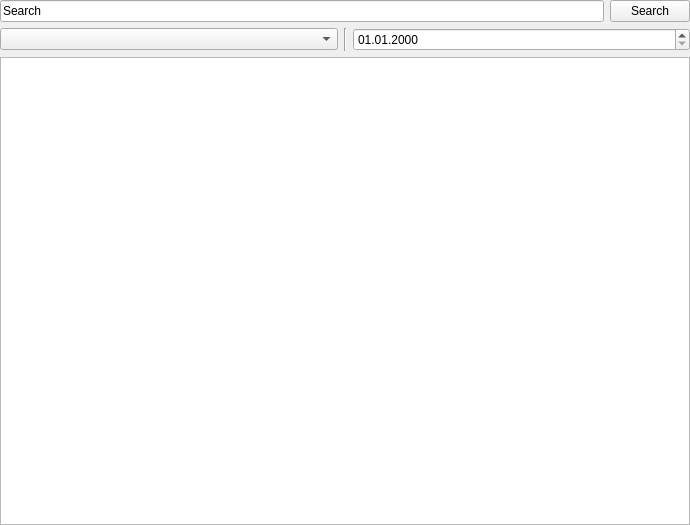
<?xml version="1.0" encoding="UTF-8"?>
<ui version="4.0">
 <class>List</class>
 <widget class="QWidget" name="List">
  <property name="geometry">
   <rect>
    <x>0</x>
    <y>0</y>
    <width>690</width>
    <height>525</height>
   </rect>
  </property>
  <property name="windowTitle">
   <string>Form</string>
  </property>
  <layout class="QVBoxLayout" name="verticalLayout">
   <property name="margin">
    <number>0</number>
   </property>
   <item>
    <layout class="QHBoxLayout" name="boxActions"/>
   </item>
   <item>
    <layout class="QHBoxLayout" name="horizontalLayout_2">
     <item>
      <widget class="QLineEdit" name="editSearch">
       <property name="text">
        <string>Search</string>
       </property>
      </widget>
     </item>
     <item>
      <widget class="QPushButton" name="searchBTN">
       <property name="text">
        <string>Search</string>
       </property>
       <property name="icon">
        <iconset>
         <normaloff>icons/actions/search_small.png</normaloff>icons/actions/search_small.png</iconset>
       </property>
      </widget>
     </item>
    </layout>
   </item>
   <item>
    <layout class="QHBoxLayout" name="horizontalLayout">
     <item>
      <widget class="QComboBox" name="cbFilterType"/>
     </item>
     <item>
      <widget class="Line" name="line">
       <property name="orientation">
        <enum>Qt::Vertical</enum>
       </property>
      </widget>
     </item>
     <item>
      <widget class="QDateEdit" name="deFilter">
       <property name="currentSection">
        <enum>QDateTimeEdit::DaySection</enum>
       </property>
       <property name="displayFormat">
        <string>dd.MM.yyyy</string>
       </property>
       <property name="calendarPopup">
        <bool>false</bool>
       </property>
      </widget>
     </item>
    </layout>
   </item>
   <item>
    <widget class="QTableView" name="tableView">
     <property name="selectionMode">
      <enum>QAbstractItemView::ExtendedSelection</enum>
     </property>
     <property name="selectionBehavior">
      <enum>QAbstractItemView::SelectRows</enum>
     </property>
     <property name="sortingEnabled">
      <bool>true</bool>
     </property>
    </widget>
   </item>
  </layout>
 </widget>
 <resources/>
 <connections/>
</ui>
